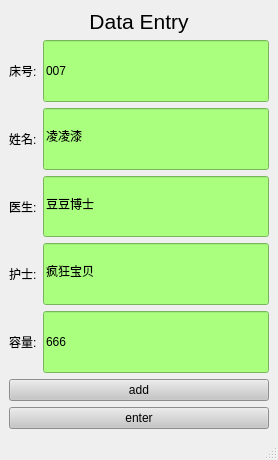
<?xml version="1.0" encoding="UTF-8"?>
<ui version="4.0">
 <class>InputDataWidget</class>
 <widget class="QMainWindow" name="InputDataWidget">
  <property name="geometry">
   <rect>
    <x>0</x>
    <y>0</y>
    <width>278</width>
    <height>460</height>
   </rect>
  </property>
  <property name="windowTitle">
   <string>InputDataWidget</string>
  </property>
  <widget class="QWidget" name="centralwidget">
   <layout class="QVBoxLayout" name="verticalLayout">
    <item>
     <widget class="QLabel" name="label">
      <property name="font">
       <font>
        <pointsize>16</pointsize>
       </font>
      </property>
      <property name="text">
       <string>Data Entry</string>
      </property>
      <property name="alignment">
       <set>Qt::AlignCenter</set>
      </property>
     </widget>
    </item>
    <item>
     <layout class="QHBoxLayout" name="horizontalLayout">
      <item>
       <widget class="QLabel" name="label_2">
        <property name="sizePolicy">
         <sizepolicy hsizetype="Preferred" vsizetype="Expanding">
          <horstretch>0</horstretch>
          <verstretch>0</verstretch>
         </sizepolicy>
        </property>
        <property name="text">
         <string>床号:</string>
        </property>
       </widget>
      </item>
      <item>
       <widget class="QLineEdit" name="number">
        <property name="sizePolicy">
         <sizepolicy hsizetype="Expanding" vsizetype="Expanding">
          <horstretch>0</horstretch>
          <verstretch>0</verstretch>
         </sizepolicy>
        </property>
        <property name="styleSheet">
         <string notr="true">background-color: rgb(170, 255, 127);</string>
        </property>
        <property name="text">
         <string>007</string>
        </property>
       </widget>
      </item>
     </layout>
    </item>
    <item>
     <layout class="QHBoxLayout" name="horizontalLayout_2">
      <item>
       <widget class="QLabel" name="label_3">
        <property name="sizePolicy">
         <sizepolicy hsizetype="Preferred" vsizetype="Expanding">
          <horstretch>0</horstretch>
          <verstretch>0</verstretch>
         </sizepolicy>
        </property>
        <property name="text">
         <string>姓名:</string>
        </property>
       </widget>
      </item>
      <item>
       <widget class="QLineEdit" name="name">
        <property name="sizePolicy">
         <sizepolicy hsizetype="Expanding" vsizetype="Expanding">
          <horstretch>0</horstretch>
          <verstretch>0</verstretch>
         </sizepolicy>
        </property>
        <property name="styleSheet">
         <string notr="true">background-color: rgb(170, 255, 127);</string>
        </property>
        <property name="text">
         <string>凌凌漆</string>
        </property>
       </widget>
      </item>
     </layout>
    </item>
    <item>
     <layout class="QHBoxLayout" name="horizontalLayout_3">
      <item>
       <widget class="QLabel" name="label_4">
        <property name="sizePolicy">
         <sizepolicy hsizetype="Preferred" vsizetype="Expanding">
          <horstretch>0</horstretch>
          <verstretch>0</verstretch>
         </sizepolicy>
        </property>
        <property name="text">
         <string>医生:</string>
        </property>
       </widget>
      </item>
      <item>
       <widget class="QLineEdit" name="doctor">
        <property name="sizePolicy">
         <sizepolicy hsizetype="Expanding" vsizetype="Expanding">
          <horstretch>0</horstretch>
          <verstretch>0</verstretch>
         </sizepolicy>
        </property>
        <property name="styleSheet">
         <string notr="true">background-color: rgb(170, 255, 127);</string>
        </property>
        <property name="text">
         <string>豆豆博士</string>
        </property>
       </widget>
      </item>
     </layout>
    </item>
    <item>
     <layout class="QHBoxLayout" name="horizontalLayout_4">
      <item>
       <widget class="QLabel" name="label_5">
        <property name="sizePolicy">
         <sizepolicy hsizetype="Preferred" vsizetype="Expanding">
          <horstretch>0</horstretch>
          <verstretch>0</verstretch>
         </sizepolicy>
        </property>
        <property name="text">
         <string>护士:</string>
        </property>
       </widget>
      </item>
      <item>
       <widget class="QLineEdit" name="nurses">
        <property name="sizePolicy">
         <sizepolicy hsizetype="Expanding" vsizetype="Expanding">
          <horstretch>0</horstretch>
          <verstretch>0</verstretch>
         </sizepolicy>
        </property>
        <property name="styleSheet">
         <string notr="true">background-color: rgb(170, 255, 127);</string>
        </property>
        <property name="text">
         <string>疯狂宝贝</string>
        </property>
       </widget>
      </item>
     </layout>
    </item>
    <item>
     <layout class="QHBoxLayout" name="horizontalLayout_5">
      <item>
       <widget class="QLabel" name="label_6">
        <property name="sizePolicy">
         <sizepolicy hsizetype="Preferred" vsizetype="Expanding">
          <horstretch>0</horstretch>
          <verstretch>0</verstretch>
         </sizepolicy>
        </property>
        <property name="text">
         <string>容量:</string>
        </property>
       </widget>
      </item>
      <item>
       <widget class="QLineEdit" name="captain">
        <property name="sizePolicy">
         <sizepolicy hsizetype="Expanding" vsizetype="Expanding">
          <horstretch>0</horstretch>
          <verstretch>0</verstretch>
         </sizepolicy>
        </property>
        <property name="styleSheet">
         <string notr="true">background-color: rgb(170, 255, 127);</string>
        </property>
        <property name="text">
         <string>666</string>
        </property>
       </widget>
      </item>
     </layout>
    </item>
    <item>
     <widget class="QPushButton" name="addBt">
      <property name="styleSheet">
       <string notr="true">background-color: rgb(198, 198, 198);</string>
      </property>
      <property name="text">
       <string>add</string>
      </property>
     </widget>
    </item>
    <item>
     <widget class="QPushButton" name="yesBt">
      <property name="styleSheet">
       <string notr="true">background-color: rgb(198, 198, 198);</string>
      </property>
      <property name="text">
       <string>enter</string>
      </property>
     </widget>
    </item>
   </layout>
  </widget>
  <widget class="QMenuBar" name="menubar">
   <property name="geometry">
    <rect>
     <x>0</x>
     <y>0</y>
     <width>278</width>
     <height>25</height>
    </rect>
   </property>
  </widget>
  <widget class="QStatusBar" name="statusbar"/>
 </widget>
 <resources/>
 <connections/>
</ui>
